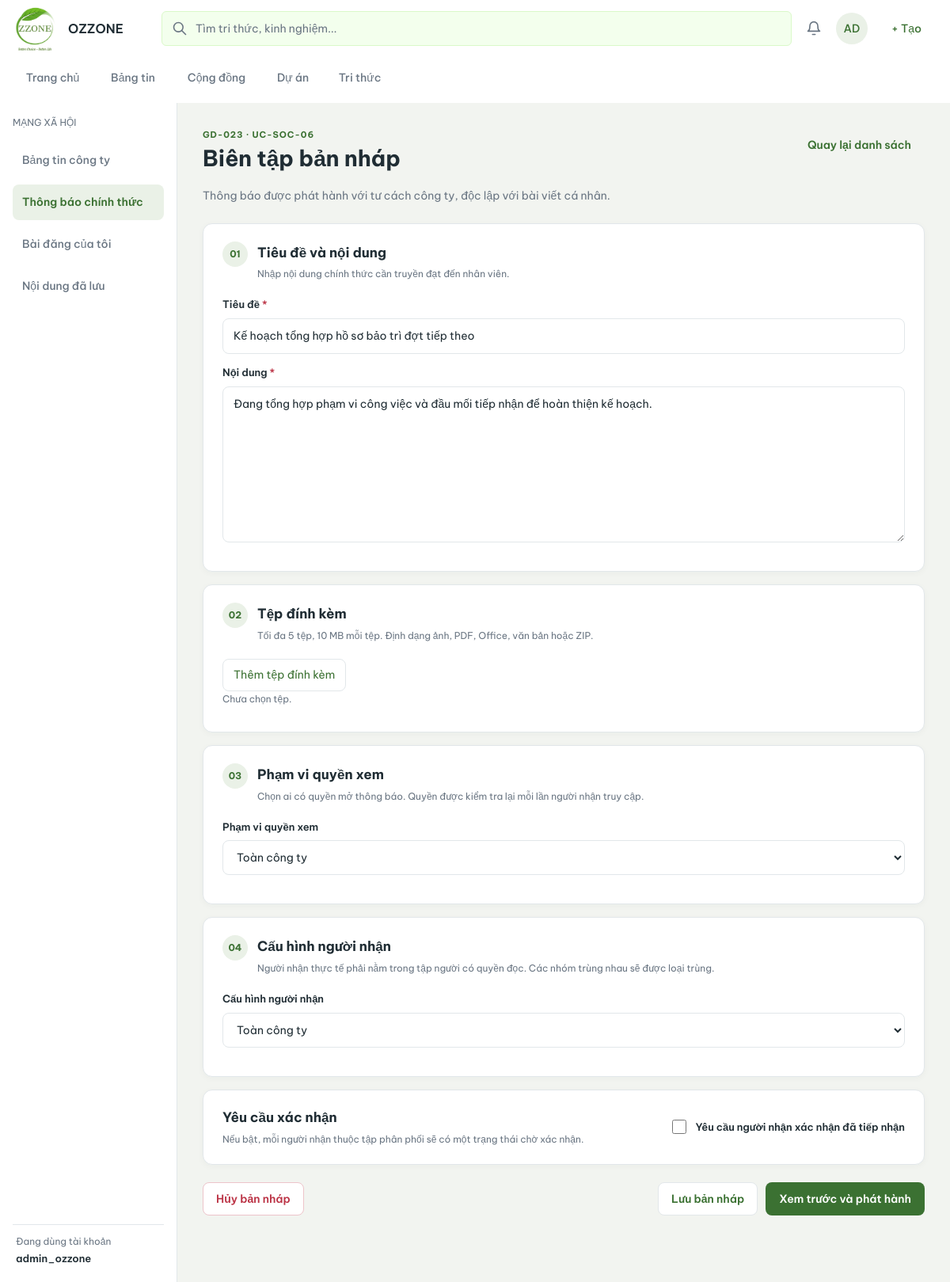
Screenshot of /notifications/ban-nhap/59/sua/ (signed in) with the database file from the repository.
### projectp/models.py (models this page shows, shortened)
class SoftDeleted(TimeStamped):
    da_xoa_mem = models.BooleanField(default=False, db_column="da_xoa")
    ngay_xoa = models.DateTimeField(null=True, blank=True)
    nguoi_xoa = models.ForeignKey(
        USER,
        null=True,
        blank=True,
        on_delete=models.PROTECT,
        related_name='+',
        db_column='nguoi_xoa',
    )
    class Meta:
        abstract = True

class BaiViet(SoftDeleted):
    class Kind(models.TextChoices):
        STANDARD = "chia_se", "Chia sẻ/thảo luận"
        FIELD_UPDATE = "cap_nhat_hien_truong", "Cập nhật hiện trường"
        ANNOUNCEMENT = "thong_bao", "Thông báo chính thức"
    class TechnicalStatus(models.TextChoices):
        NONE = "khong_ap_dung", "Không áp dụng"
        OPEN = "chua_giai_quyet", "Chưa giải quyết"
        RESOLVED = "da_giai_quyet", "Đã giải quyết"
    ma_bai_viet = models.BigAutoField(primary_key=True)
    nguoi_dang = models.ForeignKey(USER, on_delete=models.PROTECT, related_name='+', db_column='nguoi_dang')
    cong_dong = models.ForeignKey(
        CongDong,
        null=True,
        blank=True,
        on_delete=models.PROTECT,
        db_column='ma_cong_dong',
    )
    du_an = models.ForeignKey(DuAn, null=True, blank=True, on_delete=models.PROTECT, db_column='ma_du_an')
    ma_the_thiet_bi = models.ForeignKey(
        MaThietBi,
        null=True,
        blank=True,
        on_delete=models.PROTECT,
        db_column='ma_the_thiet_bi',
    )
    tai_san = models.ForeignKey(
        TaiSanThietBi,
        null=True,
        blank=True,
        on_delete=models.PROTECT,
        db_column='ma_tai_san',
    )
    loai_bai_viet = models.CharField(max_length=50, choices=Kind.choices, default=Kind.STANDARD)
    che_do_xu_ly = models.BooleanField(default=False)
    tieu_de = models.CharField(max_length=250, blank=True)
    noi_dung = models.TextField()
    trang_thai = models.CharField(max_length=30, choices=[('hien', 'Hiển thị'), ('an', 'Đã ẩn')], default='hien')
    trang_thai_xu_ly = models.CharField(max_length=30, choices=TechnicalStatus.choices, default=TechnicalStatus.NONE)
    ly_do_chua_giai_quyet = models.TextField(blank=True)
    chua_giai_quyet_luc = models.DateTimeField(null=True, blank=True)
    giai_quyet_boi = models.ForeignKey(
        USER,
        null=True,
        blank=True,
        on_delete=models.PROTECT,
        related_name='+',
        db_column='giai_quyet_boi',
    )
    giai_quyet_luc = models.DateTimeField(null=True, blank=True)
    phien_ban_noi_dung = models.PositiveIntegerField(default=1, validators=[MinValueValidator(1)])
    da_ghim = models.BooleanField(default=False)
    ghim_luc = models.DateTimeField(null=True, blank=True)
    nguoi_ghim = models.ForeignKey(
        USER,
        null=True,
        blank=True,
        on_delete=models.PROTECT,
        related_name='+',
        db_column='nguoi_ghim',
    )
    class Meta:
        db_table = "BAI_VIET"
        ordering = ["-ngay_tao", "-ma_bai_viet"]
        indexes = [
            models.Index(fields=['du_an', 'trang_thai_xu_ly']),
            models.Index(fields=['cong_dong', 'ngay_tao']),
        ]
        constraints = [
            models.CheckConstraint(
                condition=(
                    Q(da_ghim=False, ghim_luc__isnull=True, nguoi_ghim__isnull=True)
                    | Q(
                        da_ghim=True,
                        cong_dong__isnull=False,
                        ghim_luc__isnull=False,
                        nguoi_ghim__isnull=False,
                    )
                ),
                name='ck_post_pin',
            ),
            models.CheckConstraint(
                condition=Q(phien_ban_noi_dung__gte=1),
                name='ck_post_content_version',
            ),
            models.CheckConstraint(
                condition=(
                    (
                        Q(
                            che_do_xu_ly=False,
                            trang_thai_xu_ly='khong_ap_dung',
                            chua_giai_quyet_luc__isnull=True,
                            giai_quyet_luc__isnull=True,
                            giai_quyet_boi__isnull=True,
                        )
                        | Q(
                            che_do_xu_ly=True,
                            du_an__isnull=False,
                            trang_thai_xu_ly='chua_giai_quyet',
                            chua_giai_quyet_luc__isnull=False,
                            giai_quyet_luc__isnull=True,
                            giai_quyet_boi__isnull=True,
                        )
                    )
                    | Q(
                        che_do_xu_ly=True,
                        du_an__isnull=False,
                        trang_thai_xu_ly='da_giai_quyet',
                        giai_quyet_luc__isnull=False,
                        giai_quyet_boi__isnull=False,
                    )
                ),
                name='ck_post_technical_state',
            ),
        ]

### notifications/views.py (the view)
# urls.py: path("ban-nhap/<int:pk>/sua/", views.notice_edit_draft, name="edit_draft"),
@login_required(login_url="accounts:login")
def notice_edit_draft(request, pk):
    notice = get_object_or_404(
        ThongBaoChinhThuc.objects.select_related("bai_viet", "thong_bao_tham_chieu"),
        pk=pk, bai_viet__da_xoa_mem=False,
    )
    if notice.trang_thai == "da_cong_bo" and request.method == "POST" and request.POST.get("action") == "publish":
        if (notice.nguoi_xuat_ban_id == request.user.pk and can_publish_notices(request.user)
                and str(notice.khoa_yeu_cau_xuat_ban) == request.POST.get("publish_key")):
            return redirect("notifications:detail", pk=notice.pk)
    if not can_manage_draft(request.user, notice):
        raise PermissionDenied("Bạn không được biên tập thông báo này.")
    if request.method == "POST":
        return _submit_notice(request, OfficialNoticeForm(request.POST, request.FILES, notice=notice), notice=notice)
    form = OfficialNoticeForm(initial=initial_from_notice(notice, uuid.uuid4()), notice=notice)
    return render(request, "notifications/form.html", _notice_form_context(request, form, notice=notice, is_edit=True))

### notifications/templates/notifications/form.html (shortened to what this page needs)
{% extends "base.html" %}
{% load static %}
{% block extra_css %}<link rel="stylesheet" href="{% static 'notifications/css/notifications.css' %}?v=20261120-preview">{% endblock %}
{% block content %}
<div class="oz-notice-workspace">
    {% include "notifications/_context_nav.html" with notice_nav_active="notices" %}
    <main class="oz-notice-workspace-main">
<section class="oz-notice-page oz-notice-editor">
    <header class="oz-notice-page-head">
        <div>
            <p class="oz-eyebrow">GD-023 · UC-SOC-06</p>
            <h1>{% if is_edit %}Biên tập bản nháp{% else %}Soạn và phát hành thông báo chính thức{% endif %}</h1>
            <p class="oz-muted">Thông báo được phát hành với tư cách công ty, độc lập với bài viết cá nhân.</p>
        </div>
        <a class="oz-btn oz-btn-quiet" href="{% url 'notifications:list' %}">Quay lại danh sách</a>
    </header>
    <form method="post" enctype="multipart/form-data" class="oz-notice-form" data-preview-url="{% url 'notifications:preview' %}" novalidate>
        <section class="oz-form-panel">
            <div class="oz-form-panel-head"><span class="oz-step">01</span><div><h2>Tiêu đề và nội dung</h2><p>Nhập nội dung chính thức cần truyền đạt đến nhân viên.</p></div></div>
            <div class="oz-field">
                <label for="id_tieu_de">{{ form.tieu_de.label }} <span class="oz-required">*</span></label>
                {{ form.tieu_de }}{{ form.tieu_de.errors }}
            </div>
            <div class="oz-field">
                <label for="id_noi_dung">{{ form.noi_dung.label }} <span class="oz-required">*</span></label>
                {{ form.noi_dung }}{{ form.noi_dung.errors }}
            </div>
        </section>
        <section class="oz-form-panel">
            <div class="oz-form-panel-head"><span class="oz-step">02</span><div><h2>Tệp đính kèm</h2><p>Tối đa 5 tệp, 10 MB mỗi tệp. Định dạng ảnh, PDF, Office, văn bản hoặc ZIP.</p></div></div>
            {% include "includes/attachment_picker.html" with field=form.tep_dinh_kem %}
        </section>
        <section class="oz-form-panel">
            <div class="oz-form-panel-head"><span class="oz-step">03</span><div><h2>Phạm vi quyền xem</h2><p>Chọn ai có quyền mở thông báo. Quyền được kiểm tra lại mỗi lần người nhận truy cập.</p></div></div>
            <div class="oz-field"><label for="id_che_do_doc">{{ form.che_do_doc.label }}</label>{{ form.che_do_doc }}{{ form.che_do_doc.errors }}</div>
        </section>
        <section class="oz-form-panel">
            <div class="oz-form-panel-head"><span class="oz-step">04</span><div><h2>Cấu hình người nhận</h2><p>Người nhận thực tế phải nằm trong tập người có quyền đọc. Các nhóm trùng nhau sẽ được loại trùng.</p></div></div>
            <div class="oz-field"><label for="id_che_do_phan_phoi">{{ form.che_do_phan_phoi.label }}</label>{{ form.che_do_phan_phoi }}{{ form.che_do_phan_phoi.errors }}</div>
        </section>
        <section class="oz-form-panel oz-ack-panel">
            <div><h2>Yêu cầu xác nhận</h2><p>Nếu bật, mỗi người nhận thuộc tập phân phối sẽ có một trạng thái chờ xác nhận.</p></div>
            <label class="oz-switch-label">{{ form.yeu_cau_xac_nhan }} <span>Yêu cầu người nhận xác nhận đã tiếp nhận</span></label>
        </section>
        {% if is_edit %}
        <div class="oz-form-footer">
            <button class="oz-btn oz-btn-danger-outline" type="submit" formaction="{% url 'notifications:cancel_draft' notice.pk %}" formmethod="post" formnovalidate data-confirm-title="Hủy bản nháp?" data-confirm-message="Nội dung sẽ được xóa mềm để giữ lịch sử. Bản nháp đã hủy sẽ không được phát hành." data-confirm-label="Hủy bản nháp">Hủy bản nháp</button>
            <button class="oz-btn oz-btn-secondary" type="submit" name="action" value="save_draft">Lưu bản nháp</button>
            <button class="oz-btn oz-btn-primary" type="submit" name="action" value="publish">Xem trước và phát hành</button>
        </div>
        {% endif %}
    </form>
</section>
    </main>
</div>
{% endblock %}

### templates/base.html (shortened to what this page needs)
{% load ozzone_names %}
{% load static %}
{% url 'core:home' as home_url %}
{% url 'social:feed' as feed_url %}
{% url 'communities:list' as communities_url %}
{% url 'projects:list' as projects_url %}
{% url 'knowledge:list' as knowledge_url %}
{% url 'knowledge:search' as search_url %}
{% url 'notifications:list' as notices_url %}
{% url 'accounts:profile' as profile_url %}
{% url 'accounts:login' as login_url %}
{% url 'accounts:logout' as logout_url %}
{% url 'admin:index' as admin_url %}
{% url 'admin:login' as admin_login_url %}
{% url 'social:create' as create_post_url %}
{% url 'admin:projectp_congdong_add' as create_community_url %}
{% url 'projects:create' as create_project_url %}
{% url 'knowledge:create' as create_knowledge_url %}
{% firstof home_url projects_url as landing_url %}
{% firstof active_nav request.resolver_match.app_name as current_app %}
<!DOCTYPE html>
<html lang="vi">
<head>
    <link rel="stylesheet" href="{% static 'ozzone/post_attachments.css' %}?v=attachment-controls">
    <link rel="stylesheet" href="{% static 'ozzone/confirmation.css' %}">
    {% block extra_css %}{% endblock %}
</head>
<body>
    <header class="oz-header">
        <a
            class="oz-brand"
            href="{{ landing_url }}"
            aria-label="OZZONE"
        >
            <span class="oz-logo">
                <img
                    src="{% static 'ozzone/logo.jpg' %}"
                    alt=""
                >
            </span>
            <span class="oz-brand-text">OZZONE</span>
        </a>
        <nav class="oz-nav" aria-label="Điều hướng chính">
            {% if home_url %}
                <a
                    class="oz-nav-item"
                    href="{{ home_url }}"
                >
                    Trang chủ
                </a>
            {% endif %}
            {% if feed_url %}
                <a
                    class="oz-nav-item"
                    href="{{ feed_url }}"
                >
                    Bảng tin
                </a>
            {% endif %}
            {% if communities_url %}
                <a
                    class="oz-nav-item"
                    href="{{ communities_url }}"
                >
                    Cộng đồng
                </a>
            {% endif %}
            {% if projects_url %}
                <a
                    class="oz-nav-item"
                    href="{{ projects_url }}"
                >
                    Dự án
                </a>
            {% else %}
                <span class="oz-nav-item" aria-disabled="true">
                    Dự án
                </span>
            {% endif %}
            {% if knowledge_url %}
                <a
                    class="oz-nav-item"
                    href="{{ knowledge_url }}"
                >
                    Tri thức
                </a>
            {% endif %}
        </nav>
        <form
            class="oz-search"
            method="get"
            {% if search_url %}
                action="{{ search_url }}"
            {% endif %}
        >
            <input
                type="search"
                name="q"
                placeholder="Tìm tri thức, kinh nghiệm..."
                aria-label="Tìm tri thức, kinh nghiệm"
            >
        </form>
        <a
            class="oz-bell"
            aria-label="Thông báo"
            {% if notices_url %}
                href="{{ notices_url }}"
            {% else %}
                aria-disabled="true"
                title="Thông báo đang được tích hợp"
            {% endif %}
        >
        </a>
        {% if request.user.is_authenticated %}
            <details class="oz-menu">
                <summary
                    class="oz-avatar"
                    aria-label="Tài khoản {{ request.user.username }}"
                >
                    {% if request.user.first_name or request.user.last_name %}
                        {{ request.user.last_name|first|upper }}{{ request.user.first_name|first|upper }}
                    {% else %}
                        {{ request.user.username|slice:':2'|upper }}
                    {% endif %}
                </summary>
            </details>
            <details class="oz-menu">
                <summary class="oz-create">+ Tạo</summary>
            </details>
        {% endif %}
    </header>
    <div class="oz-layout">
        <main
            id="main-content"
            class="oz-main {% block main_class %}{% endblock %}"
        >
            {% block content %}{% endblock %}
        </main>
    </div>
</body>
</html>

### notifications/templates/notifications/_context_nav.html
{% load ozzone_names %}
<aside class="oz-notice-context-nav" aria-label="Điều hướng mạng xã hội">
    <p class="oz-notice-context-label">MẠNG XÃ HỘI</p>
    <nav>
        <a class="{% if notice_nav_active == 'feed' %}is-active{% endif %}" href="{% url 'social:feed' %}">Bảng tin công ty</a>
        <a class="{% if notice_nav_active == 'notices' %}is-active{% endif %}" href="{% url 'notifications:list' %}">Thông báo chính thức</a>
        <a class="{% if notice_nav_active == 'my_posts' %}is-active{% endif %}" href="{% url 'social:my_posts' %}">Bài đăng của tôi</a>
        <a href="{% url 'social:saved' %}">Nội dung đã lưu</a>
    </nav>
    <div class="oz-notice-context-user">
        <span>Đang dùng tài khoản</span>
        <strong>{{ request.user|ho_ten }}</strong>
    </div>
</aside>

### rows the page displays
BaiViet: tieu_de "Kế hoạch tổng hợp hồ sơ bảo trì đợt tiếp theo", noi_dung "Đang tổng hợp phạm vi công việc và đầu mối tiếp nhận để hoàn thiện kế hoạch."

### other values shown
{{ request.user.username|slice:':2'|upper }} "AD"
{{ request.user|ho_ten }} "admin_ozzone"
